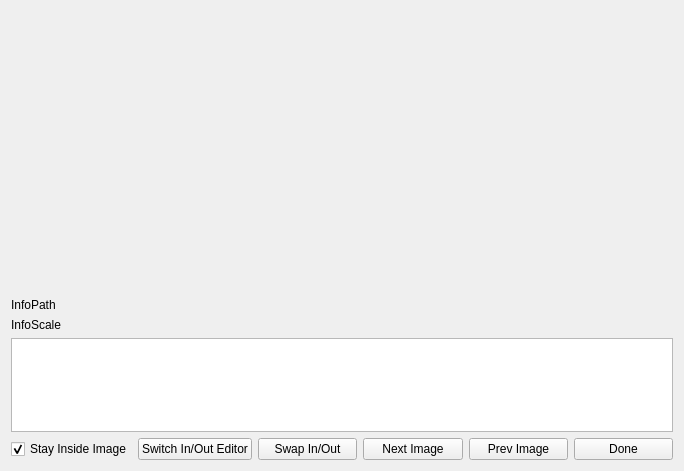
<?xml version="1.0" encoding="UTF-8"?>
<ui version="4.0">
 <class>FormImageBboxEditor</class>
 <widget class="QWidget" name="FormImageBboxEditor">
  <property name="geometry">
   <rect>
    <x>0</x>
    <y>0</y>
    <width>684</width>
    <height>471</height>
   </rect>
  </property>
  <property name="windowTitle">
   <string>Form</string>
  </property>
  <layout class="QVBoxLayout" name="verticalLayout" stretch="3,0,0,1,0">
   <item>
    <widget class="ImageWidget" name="image" native="true"/>
   </item>
   <item>
    <widget class="QLabel" name="labelInfoPath">
     <property name="text">
      <string>InfoPath</string>
     </property>
    </widget>
   </item>
   <item>
    <widget class="QLabel" name="labelInfoScale">
     <property name="text">
      <string>InfoScale</string>
     </property>
    </widget>
   </item>
   <item>
    <widget class="QListView" name="listView"/>
   </item>
   <item>
    <layout class="QHBoxLayout" name="horizontalLayout">
     <item>
      <widget class="QCheckBox" name="checkboxStayInside">
       <property name="text">
        <string>Stay Inside Image</string>
       </property>
       <property name="checked">
        <bool>true</bool>
       </property>
      </widget>
     </item>
     <item>
      <widget class="QPushButton" name="buttonSwitchInOutEditor">
       <property name="text">
        <string>Switch In/Out Editor</string>
       </property>
      </widget>
     </item>
     <item>
      <widget class="QPushButton" name="buttonSwapInOutEditor">
       <property name="text">
        <string>Swap In/Out</string>
       </property>
      </widget>
     </item>
     <item>
      <widget class="QPushButton" name="buttonImageNext">
       <property name="text">
        <string>Next Image</string>
       </property>
      </widget>
     </item>
     <item>
      <widget class="QPushButton" name="buttonImagePrev">
       <property name="text">
        <string>Prev Image</string>
       </property>
      </widget>
     </item>
     <item>
      <widget class="QPushButton" name="buttonDone">
       <property name="text">
        <string>Done</string>
       </property>
      </widget>
     </item>
    </layout>
   </item>
  </layout>
 </widget>
 <customwidgets>
  <customwidget>
   <class>ImageWidget</class>
   <extends>QWidget</extends>
   <header>image_widget</header>
   <container>1</container>
  </customwidget>
 </customwidgets>
 <resources/>
 <connections/>
</ui>
